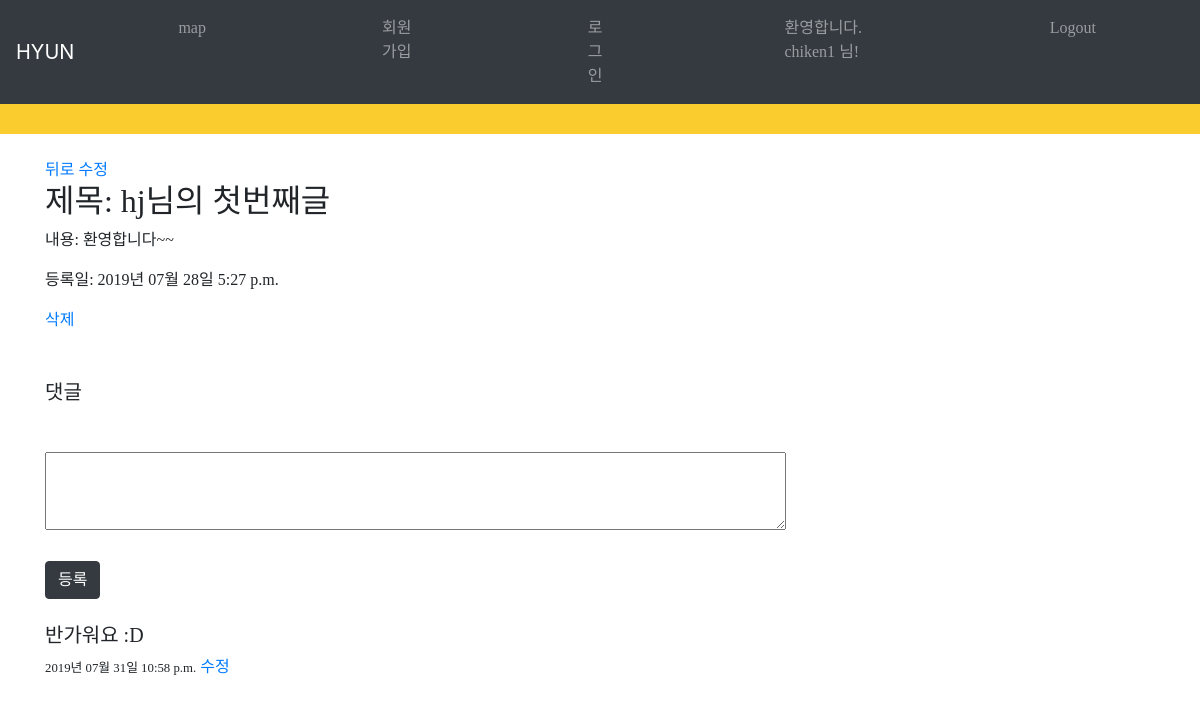
The page /mblog/12/ (signed in) on the database its author committed.
### mblog/models.py (models this page shows, shortened)
class Blog(models.Model):
    title = models.CharField(max_length=100)
    body = models.TextField()
    update_date = models.DateTimeField(auto_now=True)

class Comment(models.Model):
    board = models.ForeignKey(Blog, on_delete=models.CASCADE, null=True, related_name='comments')
    content = models.TextField()
    created_at = models.DateTimeField(auto_now_add=True)

### mblog/views.py (the view)
# urls.py: path('<int:board_id>/', views.detail, name='detail'),
def detail(request, board_id): #board_id // pk=board_id
        board_detail = get_object_or_404(Blog, pk=board_id)
        comments = Comment.objects.filter(board_id=board_id)
        context = {
                'board' : board_detail,
                'comments' : comments
        }
        return render(request,'detail.html',context )

### mblog/templates/detail.html (shortened to what this page needs)
<!DOCTYPE html>
<html>
    <head>
    </head>
    <body>
        {% extends 'base.html' %}
        {% block content %}
        <br>
        <div class="container">
            <a href="{% url 'show' %}">뒤로</a>
            <a href="{% url 'edit' pk=board.pk %}">수정</a>
            <h2>제목: {{board.title}}</h2>
            <p>내용: {{board.body}}</p>
            <P>등록일: {{board.update_date|date:"Y년 m월 d일 P"}}</P>
            <a href="{% url 'delete' pk=board.pk %}">삭제</a>
        </div>
        <br><br>
        <div class="container">
        <h5>댓글</h5>
        <div class="card-body"></div>
            <form method="POST" action="comment/write/">
            <textarea rows="3" cols="80" name="content">
            </textarea>
            <br><br>
            <button type="submit" class="btn btn-dark">등록</button>
            </form>
        </div>
    <br>
    {% for comment in board.comments.all %}
    <div class="container">
    <div class="comment_body">
            <h5>{{comment.content}}</h5>
            <small>{{comment.created_at|date:"Y년 m월 d일 P"}}</small>
            <a href="{% url 'comment_edit' board.pk comment.pk %}">수정</a>
    </div>
    </div>
    {% endfor %}
    <br>
    <br>
    {% endblock %}

### mblog/templates/base.html (shortened to what this page needs)
<!DOCTYPE html>
<html>
    <head>
            <link rel="stylesheet" href="https://stackpath.bootstrapcdn.com/bootstrap/4.3.1/css/bootstrap.min.css">
    </head>
    <body>
        <nav class="navbar navbar-expand-lg navbar-dark bg-dark">
            <a class="navbar-brand" href="/">HYUN</a>
            <div class="collapse navbar-collapse" id="navbarNav">
              <ul class="navbar-nav">
                <li class="nav-item">
                  <a class="nav-link" href=" {% url 'map' %}">map</a>
                </li>
                <li class="nav-item">
                    <a class="nav-link" href="{% url 'signup' %}">회원가입</a>
                </li>
                <li class="nav-item">
                    <a class="nav-link" href="{% url 'login' %}">로그인</a>
                </li>
                  {% if user.is_authenticated %}
                    <li class="nav-item">
                      <a class="nav-link">환영합니다. {{ user.username }} 님!</a>
                    </li>
                    <li class="nav-item">
                        <a class="nav-link" href="javascript:{document.getElementById('logout').submit()}">Logout</a>
                    </li>
                  {% endif %}
              </ul>
            </div>
          </nav>
        <div style="height:30px; background-color:#FACC2E;"></div>
          {% block content %}
          {% endblock %}
    </body>
</html>

### mblog/templates/detail.html (style rules this page uses)
.container { font-family: Godo; }

### mblog/templates/base.html (style rules this page uses)
.nav-item { padding-left:80px; padding-right:80px; font-family:Binggrae-Bold; }

### rows shown on the page
Blog: title "hj님의 첫번째글", body "환영합니다~~", update_date "2019년 07월 28일 5:27 p.m."
Comment: content "반가워요 :D", created_at "2019년 07월 31일 10:58 p.m."

### other values the page prints
{{ user.username }} "chiken1"
